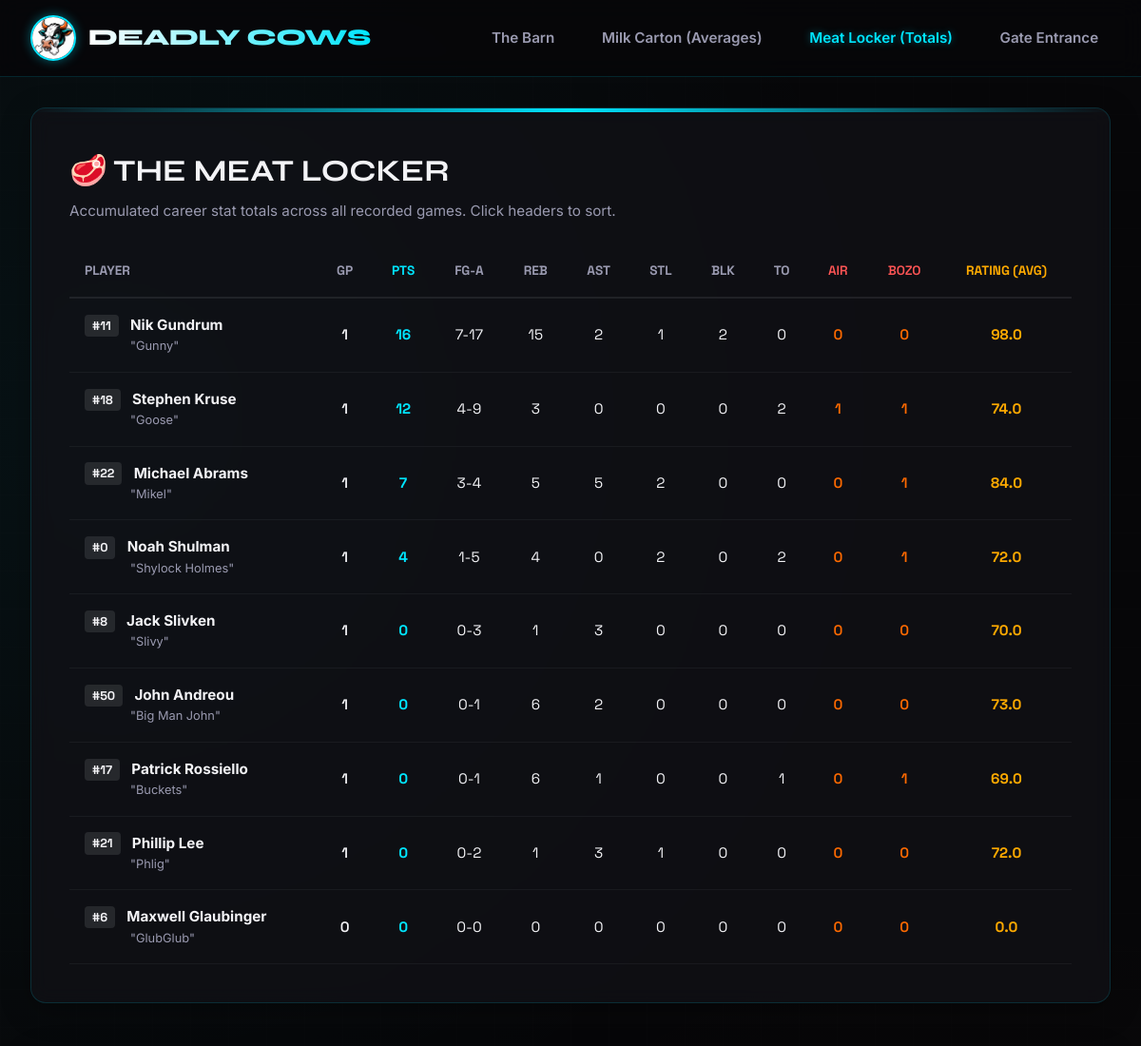
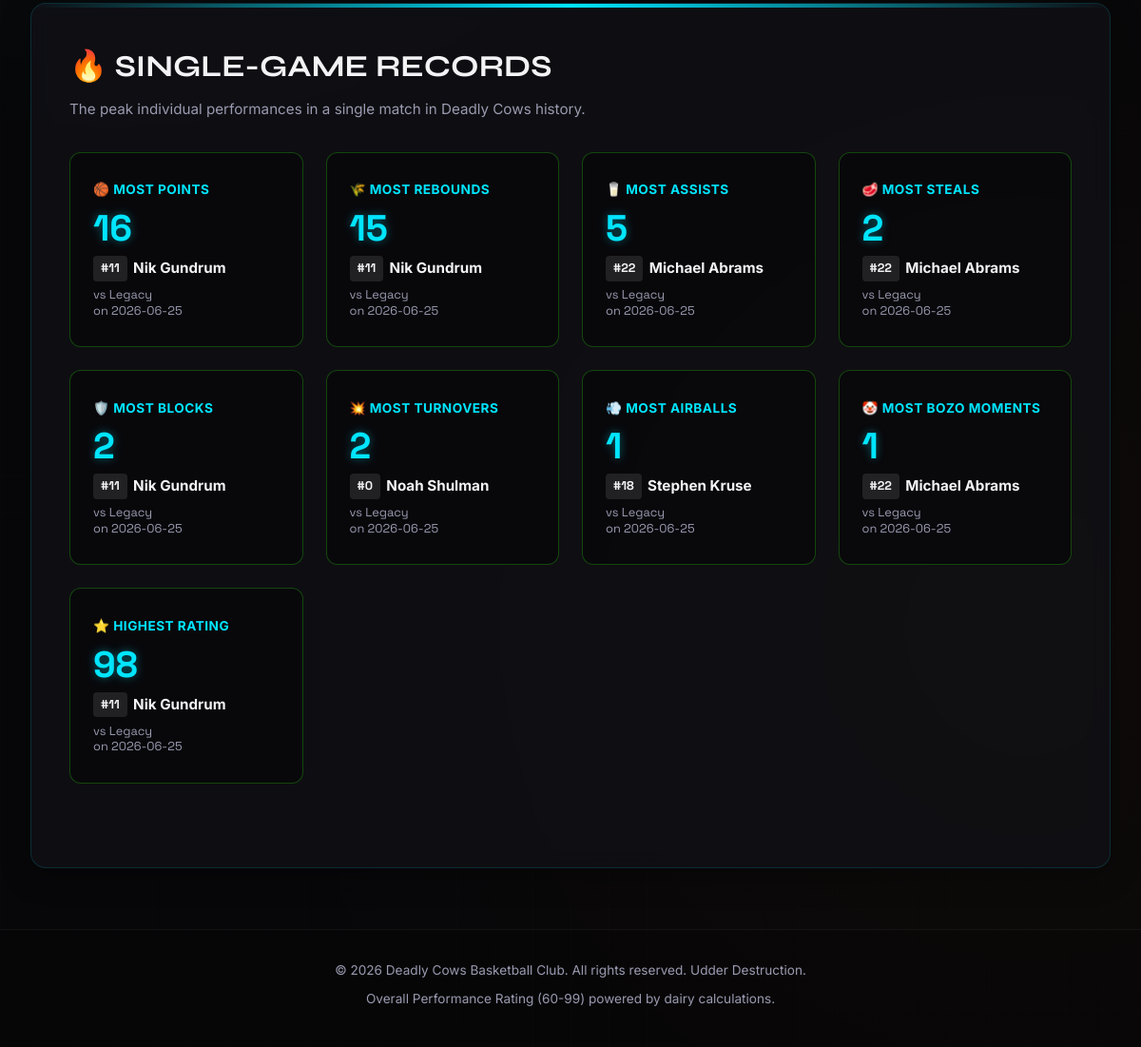
Screenshot of /totals with the database file from the repository (2 pictures, top to bottom).
### tables this page shows
CREATE TABLE players (
    id INTEGER PRIMARY KEY AUTOINCREMENT,
    name TEXT NOT NULL,
    jersey_number TEXT NOT NULL,
    nickname TEXT NOT NULL
);

CREATE TABLE stats (
    id INTEGER PRIMARY KEY AUTOINCREMENT,
    player_id INTEGER NOT NULL,
    game_id INTEGER NOT NULL,
    points INTEGER NOT NULL DEFAULT 0,
    rebounds INTEGER NOT NULL DEFAULT 0,
    assists INTEGER NOT NULL DEFAULT 0,
    steals INTEGER NOT NULL DEFAULT 0,
    blocks INTEGER NOT NULL DEFAULT 0,
    turnovers INTEGER NOT NULL DEFAULT 0,
    airballs INTEGER NOT NULL DEFAULT 0,
    bozo_moments INTEGER NOT NULL DEFAULT 0,
    fg INTEGER NOT NULL DEFAULT 0,
    fga INTEGER NOT NULL DEFAULT 0,
    rating INTEGER NOT NULL DEFAULT 60, -- Overall Performance Rating (60-99)
    notes TEXT NOT NULL DEFAULT '', -- Game notes for the player
    FOREIGN KEY(player_id) REFERENCES players(id) ON DELETE CASCADE,
    FOREIGN KEY(game_id) REFERENCES games(id) ON DELETE CASCADE,
    UNIQUE(player_id, game_id)
);

CREATE TABLE games (
    id INTEGER PRIMARY KEY AUTOINCREMENT,
    opponent TEXT NOT NULL,
    date TEXT NOT NULL,
    cows_score INTEGER NOT NULL,
    opponent_score INTEGER NOT NULL,
    outcome TEXT NOT NULL, -- 'W' or 'L'
    location TEXT NOT NULL DEFAULT 'The Pasture (Home)'
);

### app.py (the view)
@app.route('/totals')
def totals():
    player_totals = database.get_player_totals()
    records = database.get_single_game_records()
    return render_template('totals.html', totals=player_totals, records=records)

### app.py (called while the page is built)
def is_admin():
    return session.get('logged_in') == True

@app.context_processor
def inject_globals():
    return dict(is_admin=is_admin)

### database.py (called while the page is built)
def get_db_connection():
    conn = sqlite3.connect(DB_PATH)
    conn.execute("PRAGMA foreign_keys = ON;")
    conn.row_factory = sqlite3.Row
    return conn

### templates/totals.html (shortened to what this page needs)
{% extends 'layout.html' %}
{% block content %}
<div class="glass-panel">
    <div style="display: flex; justify-content: space-between; align-items: center; margin-bottom: 1.5rem; flex-wrap: wrap; gap: 1rem;">
        <div>
            <h2 class="glass-panel-title" style="margin-bottom: 0.3rem;">🥩 The Meat Locker</h2>
            <p style="color: var(--text-secondary); font-size: 0.95rem;">Accumulated career stat totals across all recorded games. Click headers to sort.</p>
        </div>
    </div>
    {% if totals %}
        <div class="table-wrapper">
            <table class="stats-table">
                <thead>
                    <tr>
                        <th class="sortable">Player</th>
                        <th class="sortable" style="text-align: center;">GP</th>
                        <th class="sortable" style="text-align: center; color: var(--neon-green);">PTS</th>
                        <th class="sortable" style="text-align: center;">FG-A</th>
                        <th class="sortable" style="text-align: center;">REB</th>
                        <th class="sortable" style="text-align: center;">AST</th>
                        <th class="sortable" style="text-align: center;">STL</th>
                        <th class="sortable" style="text-align: center;">BLK</th>
                        <th class="sortable" style="text-align: center;">TO</th>
                        <th class="sortable text-bad" style="text-align: center; color: #ff5555;">AIR</th>
                        <th class="sortable text-bad" style="text-align: center; color: #ff5555;">BOZO</th>
                        <th class="sortable" style="text-align: center; color: var(--neon-gold);">Rating (Avg)</th>
                    </tr>
                </thead>
                <tbody>
                    {% for p in totals %}
                        <tr>
                            <td>
                                <span class="jersey-badge">#{{ p.jersey_number }}</span>
                                <strong>{{ p.name }}</strong>
                                <span style="font-size: 0.8rem; color: var(--text-secondary); display: block; margin-left: 3rem;">
                                    "{{ p.nickname }}"
                                </span>
                            </td>
                            <td style="text-align: center; font-family: var(--font-mono); font-weight: 600;">{{ p.games_played }}</td>
                            <td data-label="PTS" style="text-align: center; font-family: var(--font-mono); font-weight: 700; color: var(--neon-green);">{{ p.total_points }}</td>
                            <td data-label="FG-A" style="text-align: center; font-family: var(--font-mono);">{{ p.total_fg }}-{{ p.total_fga }}</td>
                            <td data-label="REB" style="text-align: center; font-family: var(--font-mono);">{{ p.total_rebounds }}</td>
                            <td data-label="AST" style="text-align: center; font-family: var(--font-mono);">{{ p.total_assists }}</td>
                            <td data-label="STL" style="text-align: center; font-family: var(--font-mono);">{{ p.total_steals }}</td>
                            <td data-label="BLK" style="text-align: center; font-family: var(--font-mono);">{{ p.total_blocks }}</td>
                            <td data-label="TO" style="text-align: center; font-family: var(--font-mono);">{{ p.total_turnovers }}</td>
                            <td data-label="AIR" style="text-align: center; font-family: var(--font-mono); color: var(--neon-red); font-weight: 600;">{{ p.total_airballs }}</td>
                            <td data-label="BOZO" style="text-align: center; font-family: var(--font-mono); color: var(--neon-red); font-weight: 600;">{{ p.total_bozo_moments }}</td>
                            <td data-label="Rating" style="text-align: center; font-family: var(--font-mono); font-weight: 700; color: var(--neon-gold);">{{ p.avg_rating }}</td>
                        </tr>
                    {% endfor %}
                </tbody>
            </table>
        </div>
    {% else %}
        <div style="text-align: center; padding: 3rem; color: var(--text-secondary);">
            <p>No player totals data available. Populate players and games first.</p>
        </div>
    {% endif %}
</div>
{% if records %}
<div class="glass-panel" style="margin-top: 3rem;">
    <h2 class="glass-panel-title" style="margin-bottom: 0.5rem;">🔥 Single-Game Records</h2>
    <p style="color: var(--text-secondary); font-size: 0.95rem; margin-bottom: 2rem;">
        The peak individual performances in a single match in Deadly Cows history.
    </p>
    <div class="record-grid">
        {% for r in records %}
            <a href="{{ url_for('game_detail', game_id=r.game_id) }}" class="stat-widget" style="text-align: left; border-color: rgba(57, 255, 20, 0.25); background: rgba(0, 0, 0, 0.35); padding: 1.8rem 1.5rem; text-decoration: none; display: block; color: inherit;">
                <div class="stat-widget-label" style="color: var(--neon-green); font-weight: 700; font-size: 0.85rem; letter-spacing: 0.5px;">
                    {{ r.label }}
                </div>
                <div class="stat-widget-value wins" style="font-size: 2.4rem; margin: 0.6rem 0; font-family: var(--font-mono);">
                    {{ r.value }}
                </div>
                <div class="stat-widget-sub" style="font-size: 0.95rem; display: flex; align-items: center; gap: 0.4rem; margin-bottom: 0.4rem;">
                    <span class="jersey-badge" style="margin-right: 0;">#{{ r.jersey_number }}</span>
                    <strong>{{ r.player_name }}</strong>
                </div>
                <div style="font-size: 0.8rem; color: var(--text-secondary); font-family: var(--font-mono); line-height: 1.3;">
                    vs {{ r.opponent }} <br>
                    on {{ r.date }}
                </div>
            </a>
        {% endfor %}
    </div>
</div>
{% endif %}
{% endblock %}

### static/css/style.css (style rules this page uses)
:root { --bg-color: #070709; --card-bg: rgba(18, 18, 24, 0.7); --border-color: rgba(0, 229, 255, 0.15); --neon-green: #00e5ff; --neon-green-glow: rgba(0, 229, 255, 0.4); --neon-red: #ff6a00; --neon-red-glow: rgba(255, 106, 0, 0.4); --neon-gold: #ffaa00; --neon-gold-glow: rgba(255, 170, 0, 0.4); --text-primary: #f3f3f6; --text-secondary: #9a9ab0; --font-header: 'Syne', sans-serif; --font-mono: 'Space Grotesk', sans-serif; --font-body: 'Inter', sans-serif; }
* { box-sizing: border-box; margin: 0; padding: 0; }
body { background-color: var(--bg-color); background-image: radial-gradient(circle at 10% 20%, rgba(0, 229, 255, 0.05) 0%, transparent 40%), radial-gradient(circle at 90% 80%, rgba(255, 106, 0, 0.03) 0%, transparent 40%), linear-gradient(rgba(255, 255, 255, 0.005) 1px, transparent 1px), linear-gradient(90deg, rgba(255, 255, 255, 0.005) 1px, transparent 1px); background-size: 100% 100%, 100% 100%, 40px 40px, 40px 40px; color: var(--text-primary); font-family: var(--font-body); line-height: 1.6; overflow-x: hidden; min-height: 100vh; }
a, button, select, input[type="submit"] { cursor: pointer; }
.glass-panel { background: var(--card-bg); backdrop-filter: blur(10px); border: 1px solid var(--border-color); border-radius: 16px; padding: 2.5rem; box-shadow: 0 8px 32px rgba(0, 0, 0, 0.3); margin-bottom: 2.5rem; position: relative; overflow: hidden; }
.glass-panel::before { content: ''; position: absolute; top: 0; left: 0; width: 100%; height: 4px; background: linear-gradient(90deg, transparent, var(--neon-green), transparent); }
.glass-panel-title { font-family: var(--font-header); font-size: 2rem; text-transform: uppercase; margin-bottom: 1.5rem; display: flex; align-items: center; gap: 0.8rem; }
.record-grid { display: grid; grid-template-columns: repeat(auto-fit, minmax(220px, 1fr)); gap: 1.5rem; margin-bottom: 3rem; }
.stat-widget { background: rgba(255, 255, 255, 0.02); border: 1px solid rgba(255, 255, 255, 0.05); border-radius: 12px; padding: 1.5rem; text-align: center; transition: all 0.3s ease; }
.stat-widget-label { font-size: 0.85rem; color: var(--text-secondary); text-transform: uppercase; letter-spacing: 1px; margin-bottom: 0.5rem; }
.stat-widget-value { font-family: var(--font-header); font-size: 2.5rem; font-weight: 800; line-height: 1; }
.stat-widget-value.wins { color: var(--neon-green); text-shadow: 0 0 10px var(--neon-green-glow); }
.stat-widget-sub { font-size: 0.9rem; color: var(--text-primary); font-weight: 600; margin-top: 0.3rem; }
.table-wrapper { overflow-x: auto; margin-top: 1rem; }
table.stats-table { width: 100%; border-collapse: collapse; text-align: left; }
table.stats-table th { padding: 1rem; font-family: var(--font-mono); font-size: 0.85rem; text-transform: uppercase; color: var(--text-secondary); border-bottom: 2px solid rgba(255, 255, 255, 0.08); }
table.stats-table td { padding: 1rem; border-bottom: 1px solid rgba(255, 255, 255, 0.05); font-size: 0.95rem; }
.text-bad { color: var(--neon-red); font-weight: 600; }
.jersey-badge { background: rgba(255, 255, 255, 0.1); color: var(--text-primary); font-family: var(--font-mono); font-size: 0.8rem; padding: 0.2rem 0.5rem; border-radius: 4px; margin-right: 0.5rem; font-weight: 700; }

### rows the page displays
players: jersey_number "11", name "Nik Gundrum", nickname "Gunny", games_played "1", total_points "16", total_fg "7", total_fga "17", total_rebounds "15", total_assists "2", total_steals "1", total_blocks "2", total_turnovers "0", total_airballs "0", total_bozo_moments "0", avg_rating "98.0"
players: jersey_number "18", name "Stephen Kruse", nickname "Goose", games_played "1", total_points "12", total_fg "4", total_fga "9", total_rebounds "3", total_assists "0", total_steals "0", total_blocks "0", total_turnovers "2", total_airballs "1", total_bozo_moments "1", avg_rating "74.0"
players: jersey_number "22", name "Michael Abrams", nickname "Mikel", games_played "1", total_points "7", total_fg "3", total_fga "4", total_rebounds "5", total_assists "5", total_steals "2", total_blocks "0", total_turnovers "0", total_airballs "0", total_bozo_moments "1", avg_rating "84.0"
players: jersey_number "0", name "Noah Shulman", nickname "Shylock Holmes", games_played "1", total_points "4", total_fg "1", total_fga "5", total_rebounds "4", total_assists "0", total_steals "2", total_blocks "0", total_turnovers "2", total_airballs "0", total_bozo_moments "1", avg_rating "72.0"
players: jersey_number "8", name "Jack Slivken", nickname "Slivy", games_played "1", total_points "0", total_fg "0", total_fga "3", total_rebounds "1", total_assists "3", total_steals "0", total_blocks "0", total_turnovers "0", total_airballs "0", total_bozo_moments "0", avg_rating "70.0"
players: jersey_number "50", name "John Andreou", nickname "Big Man John", games_played "1", total_points "0", total_fg "0", total_fga "1", total_rebounds "6", total_assists "2", total_steals "0", total_blocks "0", total_turnovers "0", total_airballs "0", total_bozo_moments "0", avg_rating "73.0"
players: jersey_number "17", name "Patrick Rossiello", nickname "Buckets", games_played "1", total_points "0", total_fg "0", total_fga "1", total_rebounds "6", total_assists "1", total_steals "0", total_blocks "0", total_turnovers "1", total_airballs "0", total_bozo_moments "1", avg_rating "69.0"
players: jersey_number "21", name "Phillip Lee", nickname "Phlig", games_played "1", total_points "0", total_fg "0", total_fga "2", total_rebounds "1", total_assists "3", total_steals "1", total_blocks "0", total_turnovers "0", total_airballs "0", total_bozo_moments "0", avg_rating "72.0"
players: jersey_number "6", name "Maxwell Glaubinger", nickname "GlubGlub", games_played "0", total_points "0", total_fg "0", total_fga "0", total_rebounds "0", total_assists "0", total_steals "0", total_blocks "0", total_turnovers "0", total_airballs "0", total_bozo_moments "0", avg_rating "0.0"
stats: label "🏀 MOST POINTS", value "16", jersey_number "11", player_name "Nik Gundrum", opponent "Legacy", date "2026-06-25", label "🌾 MOST REBOUNDS", value "15", label "🛡️ MOST BLOCKS", value "2", label "⭐ HIGHEST RATING", value "98"
stats: label "🥛 MOST ASSISTS", value "5", jersey_number "22", player_name "Michael Abrams", opponent "Legacy", date "2026-06-25", label "🥩 MOST STEALS", value "2", label "🤡 MOST BOZO MOMENTS", value "1"
stats: label "💥 MOST TURNOVERS", value "2", jersey_number "0", player_name "Noah Shulman", opponent "Legacy", date "2026-06-25"
stats: label "💨 MOST AIRBALLS", value "1", jersey_number "18", player_name "Stephen Kruse", opponent "Legacy", date "2026-06-25"
